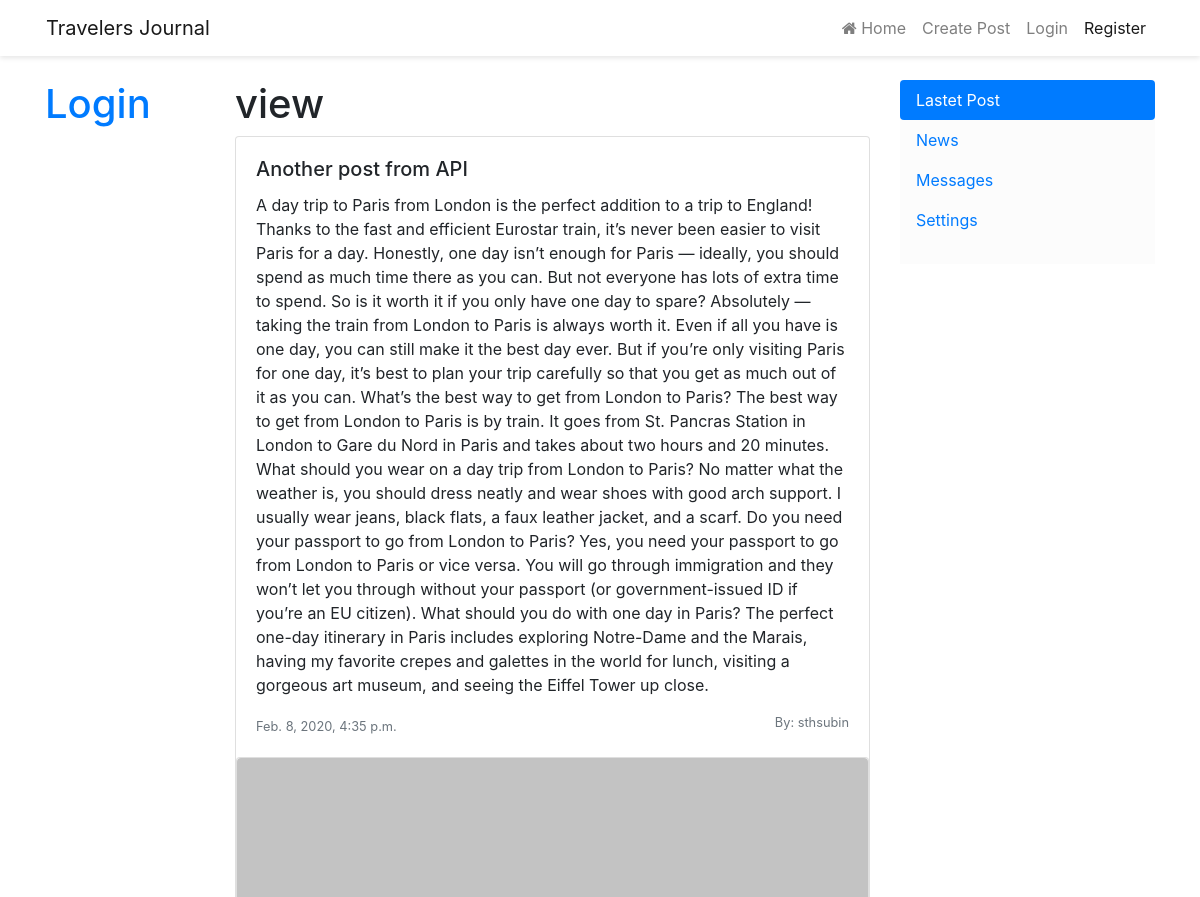
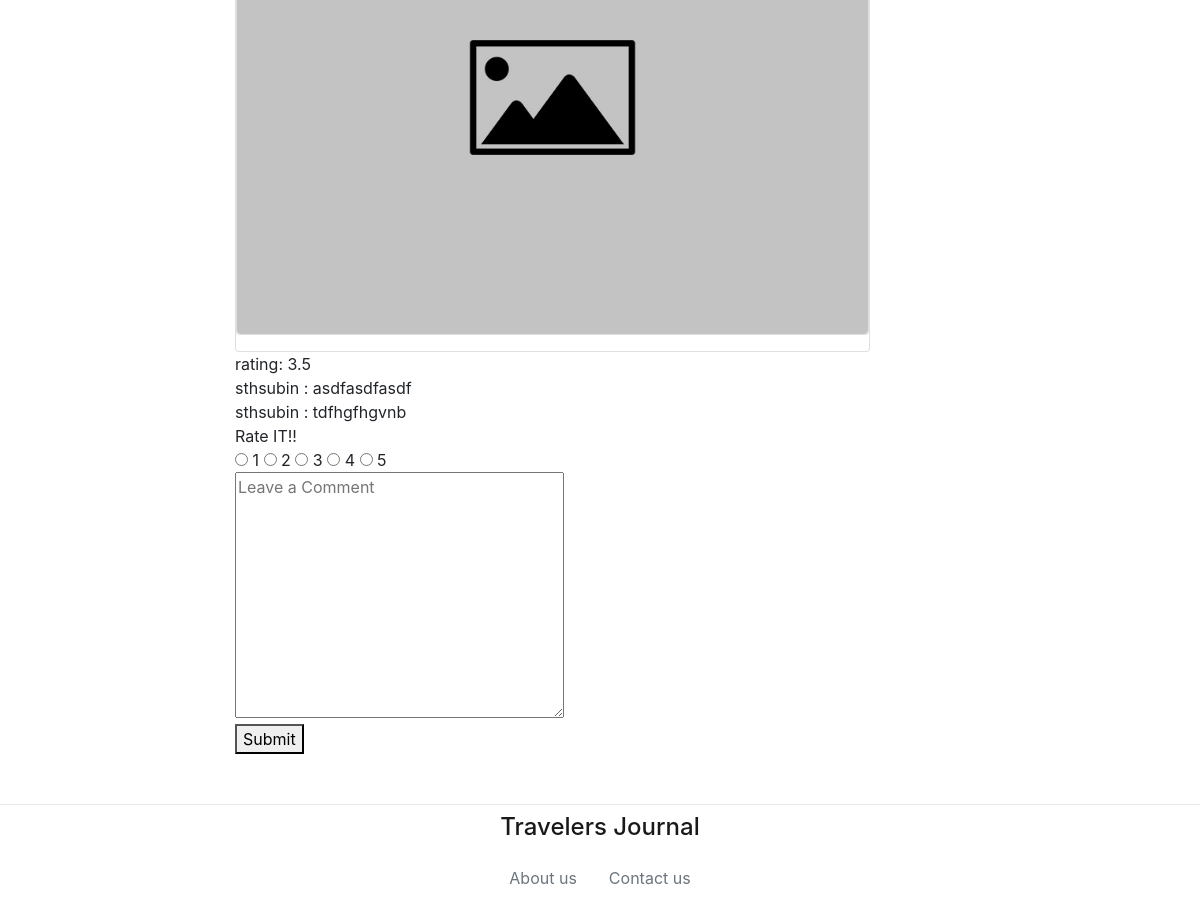
The page /post/view/22 on the database its author committed (2 pictures, top to bottom).
### post/models.py (models this page shows, shortened)
class Posts(models.Model):
    post_title = models.CharField(max_length=200)
    post_content = models.TextField()
    post_images = models.ImageField(default='post_images/default.jpg', upload_to='post_images')
    post_date = models.DateTimeField()
    username = models.ForeignKey(User, on_delete=models.CASCADE)

class React(models.Model):
    post_id = models.ForeignKey(Posts, on_delete=models.CASCADE)
    username = models.ForeignKey(User, on_delete=models.CASCADE)
    rating = models.IntegerField()
    comment = models.TextField()
    time = models.DateTimeField(default=datetime.datetime.now())

### post/views.py (the view, shortened to what this page needs)
# urls.py: path('view/<int:ID>', views.viewPost, name='viewPost'),
def viewPost(request, ID):
    postObj = Posts.objects.get(id=ID)
    ratingObj = React.objects.filter(post_id=ID).aggregate((Avg('rating')))
    commentObj = React.objects.filter(post_id=ID)
    print(ratingObj)
    if ratingObj['rating__avg'] is None:
        ratingObj = 'None'
    else:
        ratingObj = round(ratingObj['rating__avg'],2)
    return render(request, 'post/view.html', {'posts': postObj, 'rating': ratingObj, 'comments': commentObj})

### post/templates/post/view.html (shortened to what this page needs)
{% extends "base.html" %}
{% load crispy_forms_tags %}
{% block content %}
<h1>view</h1>
<div class="card">
    <div class="card-body">
        <h5 class="card-title">{{posts.post_title}}</h5>
        <p class="card-text">{{posts.post_content}}</p>
        <p class="card-text">
            <small class="text-muted">{{posts.post_date}}</small>
            <a href="/profile/{{posts.username_id}}"><small class="text-muted float-right">By: {{posts.username}}</small></a>
        </p>
    </div>
    <div class="card mb-3  mx-auto" style="max-width: 720px;">
        <img src="{{ posts.post_images.url }}"
            class="card-img rounded d-block" alt="...">
    </div>
</div>
<div>
    rating: {{rating}}
    <br>
    {% for c in comments %}
        {{c.username}} :
        {{c.comment}}
        <br>
    {% endfor %}
</div>
<form method="POST">
    Rate IT!! <br>
    <input type="radio" name="rating" value="1"> 1
    <input type="radio" name="rating" value="2"> 2
    <input type="radio" name="rating" value="3"> 3
    <input type="radio" name="rating" value="4"> 4
    <input type="radio" name="rating" value="5"> 5
    <br>
    <textarea name="comment" cols="30" rows="10" placeholder="Leave a Comment"></textarea><br>
    <button type="submit">Submit</button>
</form>
<br>
<br>
<br>
<br>
<br>
{% endblock %}

### rows shown on the page
Posts: post_title "Another post from API", post_content "A day trip to Paris from London is the perfect addition to a trip to England! Thanks to the fast and efficient Eurostar train, it’s never been easier to visit Paris for a day. Honestly, one day isn’t enough for Paris — ideally, you should spend as much time there as you can. But not everyone has lots of extra time to spend. So is it worth it if you only have one day to spare? Absolutely — taking the train from London to Paris is always worth it. Even if all you have is one day, you can still make it the best day ever. But if you’re only visiting Paris for one day, it’s best to plan your trip carefully so that you get as much out of it as you can. What’s the best way to get from London to…", post_date "Feb. 8, 2020, 4:35 p.m.", username "sthsubin", post_images (placeholder picture)
React: username "sthsubin", comment "asdfasdfasdf"
React: username "sthsubin", comment "tdfhgfhgvnb"

### other values the page prints
{{ rating }} "3.5"
